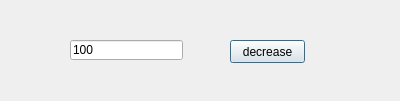
<?xml version="1.0" encoding="UTF-8"?>
<ui version="4.0">
 <class>Dialog</class>
 <widget class="QDialog" name="Dialog">
  <property name="geometry">
   <rect>
    <x>0</x>
    <y>0</y>
    <width>400</width>
    <height>101</height>
   </rect>
  </property>
  <property name="windowTitle">
   <string>Dialog</string>
  </property>
  <widget class="QPushButton" name="pushButton">
   <property name="geometry">
    <rect>
     <x>230</x>
     <y>40</y>
     <width>75</width>
     <height>23</height>
    </rect>
   </property>
   <property name="text">
    <string>decrease</string>
   </property>
  </widget>
  <widget class="QLineEdit" name="lineEdit">
   <property name="geometry">
    <rect>
     <x>70</x>
     <y>40</y>
     <width>113</width>
     <height>20</height>
    </rect>
   </property>
   <property name="text">
    <string>100</string>
   </property>
  </widget>
 </widget>
 <resources/>
 <connections/>
</ui>
